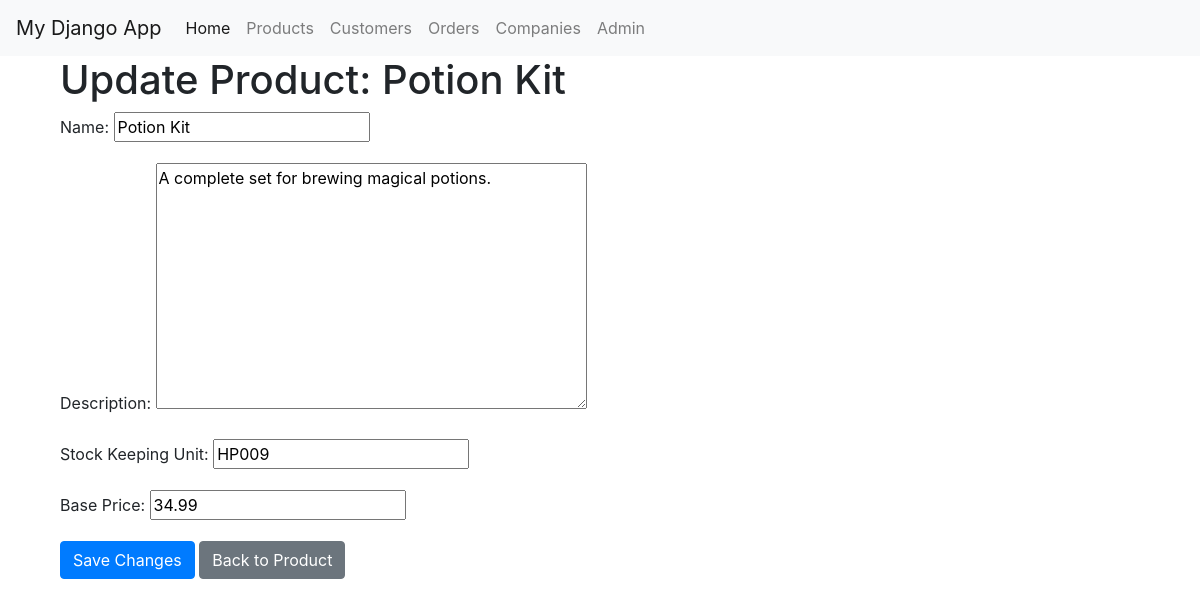
/products/update/HP009/, run on the app's committed database.
### cotizador/models.py (models this page shows, shortened)
class Product(models.Model):
    name = models.CharField(max_length=255, unique=True)
    description = models.TextField(blank=True, null=True)
    sku = models.CharField(max_length=100, unique=True, verbose_name="Stock Keeping Unit")
    base_price = models.DecimalField(max_digits=10, decimal_places=2, verbose_name="Base Price")
    created_at = models.DateTimeField(auto_now_add=True)
    updated_at = models.DateTimeField(auto_now=True)

### cotizador/views.py (the view)
# urls.py: path('products/update/<str:sku>/', views.update_product, name='update_product'),
def update_product(request, sku):
    product = get_object_or_404(Product, sku=sku)
    if request.method == 'POST':
        form = ProductForm(request.POST, instance=product)
        if form.is_valid():
            form.save()
            return redirect('product_list')  # Redirect to the product list page
    else:
        form = ProductForm(instance=product)
    return render(request, 'update_product.html', {'form': form, 'product': product})

### cotizador/forms.py
class ProductForm(forms.ModelForm):
    class Meta:
        model = Product
        fields = ['name', 'description', 'sku', 'base_price']

### cotizador/templates/update_product.html (shortened to what this page needs)
{% extends "base.html" %}
{% block content %}
<div class="container">
    <h1>Update Product: {{ product.name }}</h1>
    <form method="post">
        {{ form.as_p }}
        <button type="submit" class="btn btn-primary">Save Changes</button>
        <a href="{% url 'product_detail' product.sku %}" class="btn btn-secondary">Back to Product</a>
    </form>
</div>
{% endblock %}

### data on the page
Product: name "Potion Kit", description "A complete set for brewing magical potions.", sku "HP009", base_price "34.99"
